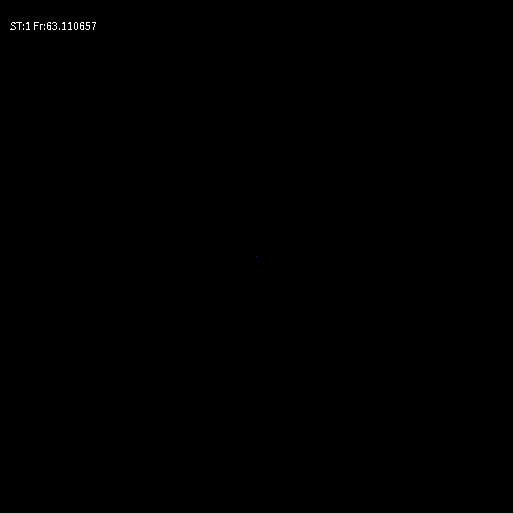
Frame 1 (no input)
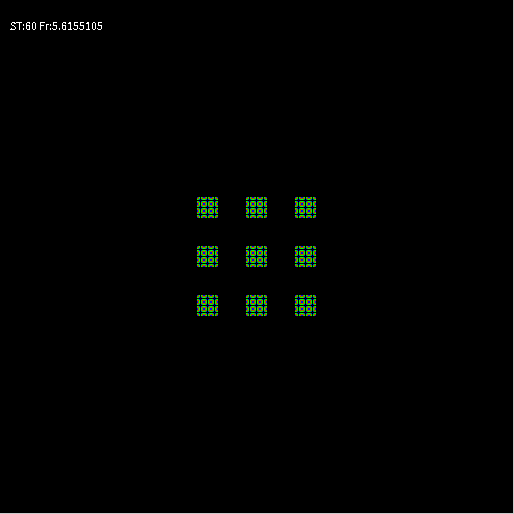
Frame 60 (the mouse pressed at the canvas centre just before this capture)
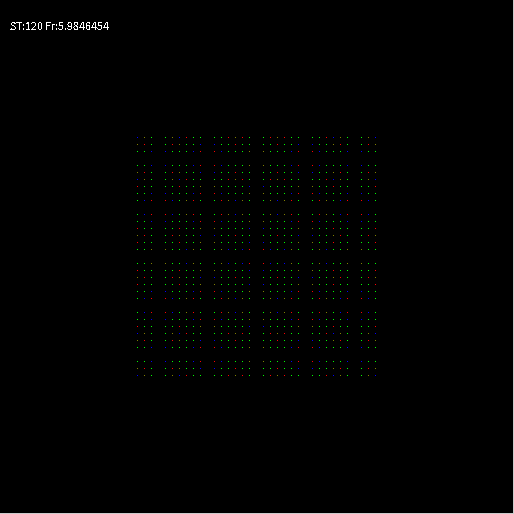
Frame 120 (the mouse held since frame 60 and released just before this capture)

The Processing sketch that drew these frames (run headless with seeded random() and noise(); from frame 60 on, the mouse is pressed at the canvas centre):

// Processing sketch: automat_wzrost2Dv1Moore
// ── automat_wzrost2Dv1Moore.pde
// Dwuwymiarowy, DETERMINISTYCZNY automat komórkowy - reguła "ZSUMUJ Z SĄSIADAMI I WEŹ MODULO". 
// Kroki SYNCHRONICZNE, sąsiedztwo Moore'a
// Zasiewanie tablicy na początku z zadaną gęstością lub pojedynczą komórką
//-////////////////////////////////////////////////////////////////////////////////////////////////////////////////
int WorldSize=513; //Ile chcemy elementów w linii?
int Div=7;
int[][] WorldOld=new int[WorldSize][WorldSize]; //Tworzenie tablic - w Processingu zawsze za pomocą alokacji
int[][] WorldNew=new int[WorldSize][WorldSize];
float IDens=0.0; //Początkowa gęstość w tablicy

void setup()
{
  size(514,514);    //Okno kwadratowe
  noSmooth();frameRate(20);
  if(IDens>0)
  {
   for(int i=0;i<WorldOld.length;i++) //Zasiewanie tablicy
    for(int j=0;j<WorldOld.length;j++) 
     if(random(1.0)<IDens)
       WorldOld[i][j]=int(random(Div));
  }
  else
  {
    WorldOld[WorldSize/2][WorldSize/2]=1;
  }
}


int t=0;
void draw()
{  
  for(int i=0;i<WorldOld.length;i++) //Wizualizacja czyli "rysowanie na ekranie" 
  for(int j=0;j<WorldOld.length;j++) 
  {
    switch(WorldOld[i][j]){ //Instrukcja wyboru pozwala nam wybrać dowolny kolor w zależności od liczby w komórce
    case 3:stroke(128,128,0);break;
    case 2:stroke(255,0,0);break;
    case 1:stroke(0,0,255);break;
    case 0:stroke(0,0,0);break;
    default: stroke(0,255,0); //To się pojawiać nie powinno
    break;
    }
    point(i,j);
  }
  
  for(int i=0;i<WorldOld.length;i++) //Zmiana stanu automatu
  {
       //Reguła - "ZSUMUJ Z SĄSIADAMI I WEŹ MODULO"
       //liczenie indeksów sąsiadów z zawijaniem modulo
       int right = (i+1) % WorldSize;          
       int left  = (WorldSize+i-1) % WorldSize;
       
       for(int j=0;j<WorldOld.length;j++) 
       {
         int dw=(j+1) % WorldSize;   
         int up=(WorldSize+j-1) % WorldSize;
         
         int ile = WorldOld[i][j] //Centrum
                 +WorldOld[left][j]+WorldOld[right][j]//Sąsiedzi boczni
                 +WorldOld[i][up]+WorldOld[i][dw]//Sąsiedzi górny/dolny
                 +WorldOld[left][up]+WorldOld[left][dw]//I narożni
                 +WorldOld[right][up]+WorldOld[right][dw]
                 ; //suma pięciu brana potem modulo div
      
         WorldNew[i][j]=ile % Div; //Nowy stan zapisujemy na drugą tablicę
       }
   }
   
   //Zamiana tablic
   int[][] WorldTmp=WorldOld;
   WorldOld=WorldNew;
   WorldNew=WorldTmp;
   
   t++; //Kolejne pokolenie/krok/rok
   fill(255);
   text("ST:"+t+" Fr:"+frameRate,10,30);
}

//-////////////////////////////////////////////////////////////////////////////////
// Autor: Wojciech T. Borkowski
// Materiały do podręcznika "Processing w edukacji i symulacji
// https://github.com/borkowsk/sym4processing/tree/master/ProcessingWEdukacji
//-////////////////////////////////////////////////////////////////////////////////
